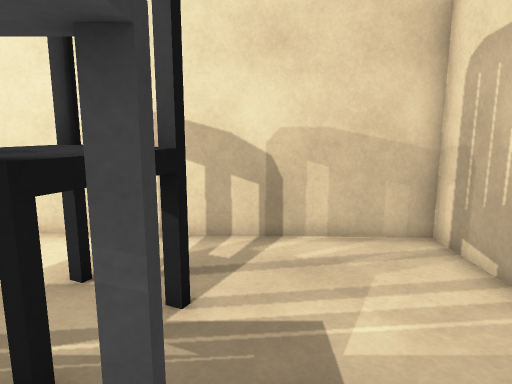
[1] (above)

16 first-person views from a walk through a 3-D level made in the Unity game engine. The camera is 1.4 m above the floor, tilts 10° down and sees 70° across. The floor is counted in squares, 0.5 m on a side. Each view is taken from the middle of a square. On the plan, view 1 faces up. The plan holds only what a view shows up to about 20 squares ahead; the rest is blank. The place goes on beyond the plan. The player is left out. Some animated figures are not drawn.

[2]
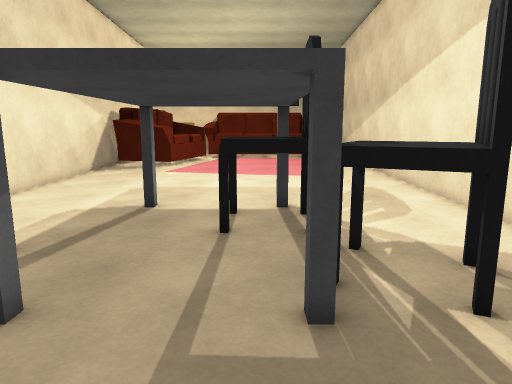

[3]
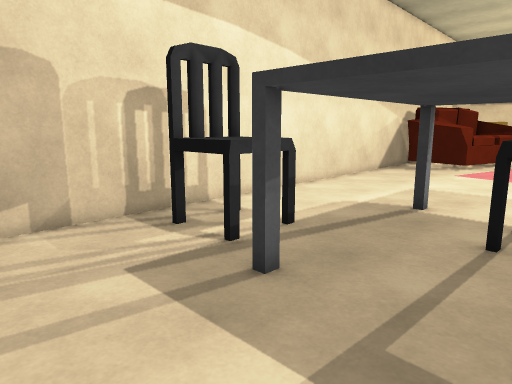

[4]
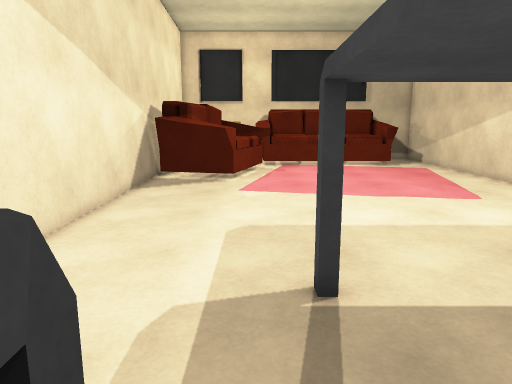

[5]
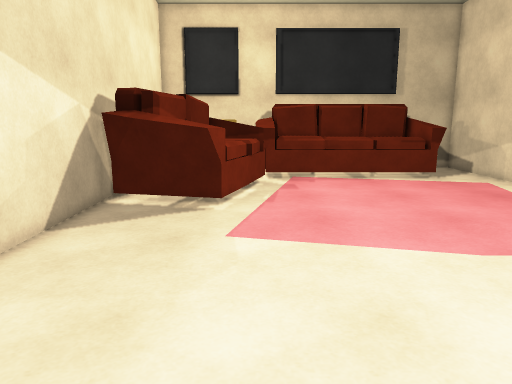

[6]
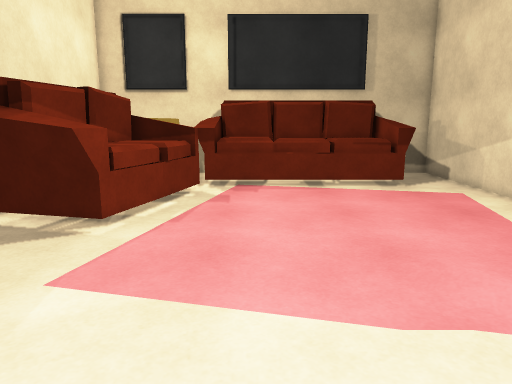

[7]
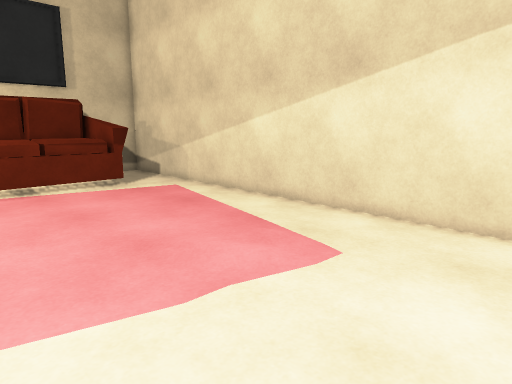

[8]
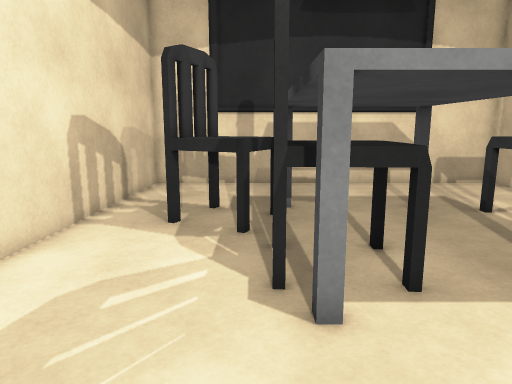

[9]
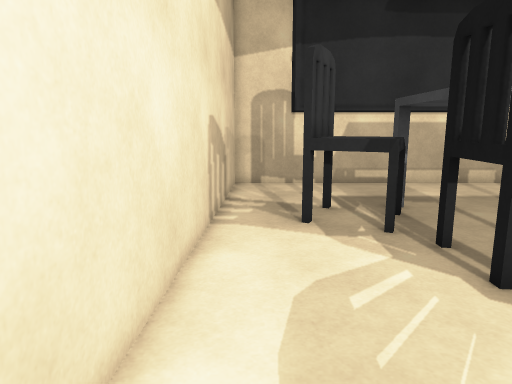

[10]
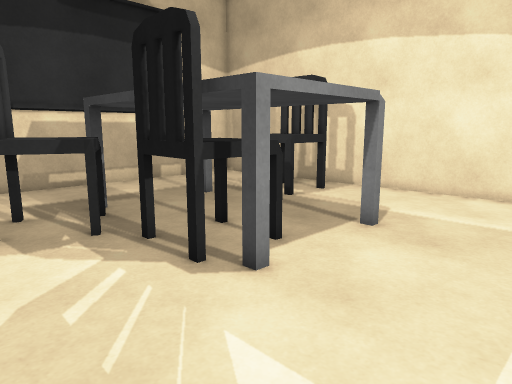

[11]
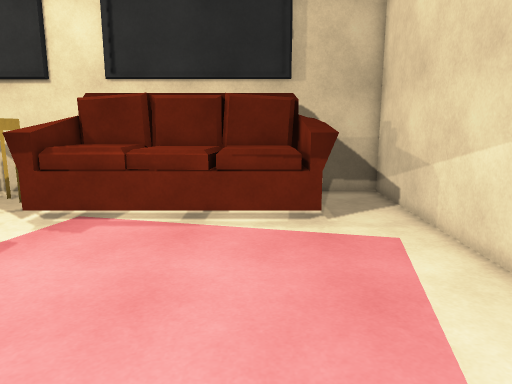

[12]
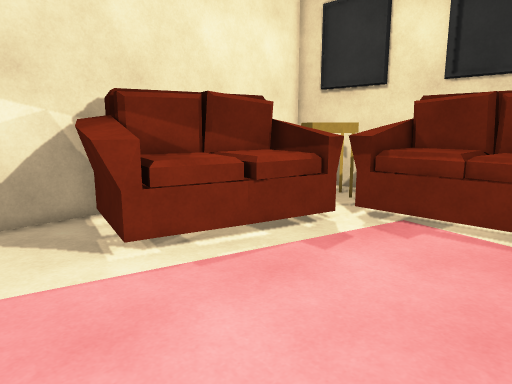

[13]
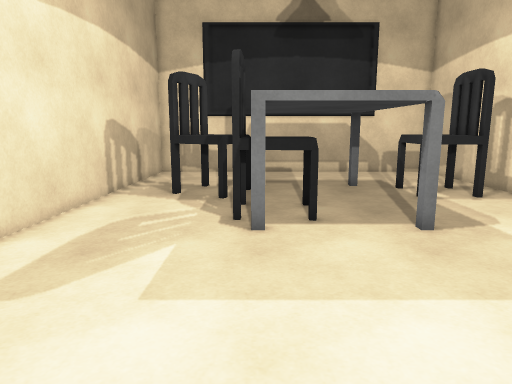

[14]
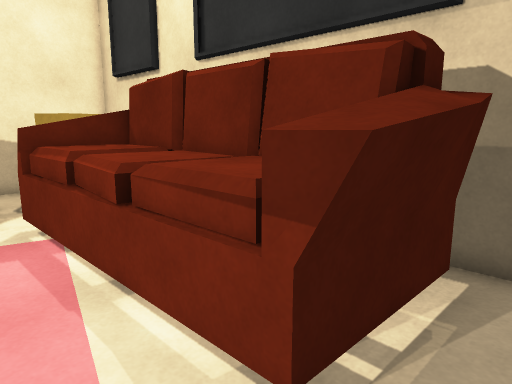

[15]
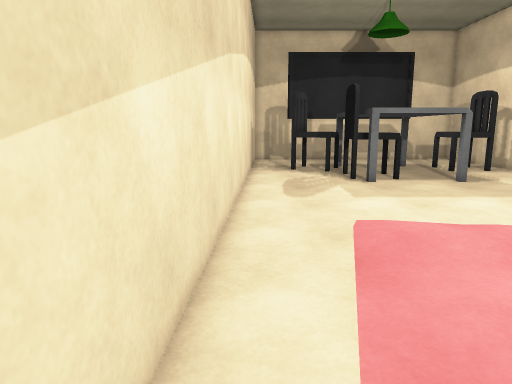

[16]
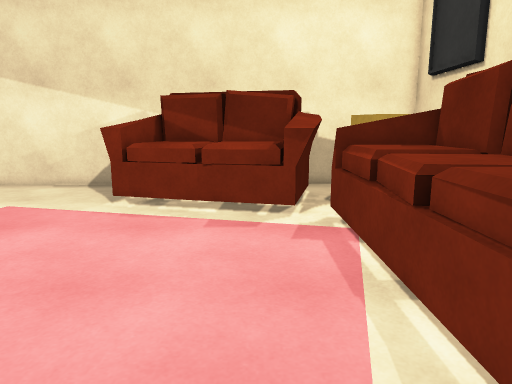

### Floor plan
Key: @ floor where view 1 was taken; # wall or solid block; x gap in a wall; . main floor; : floor 0.25 m higher than the main floor; = window, fence, low wall or low ledge; ^ raised ledge.
Columns run from 36 left of view 1 to 5 right of it. Each row starts with its distance up from view 1.
 11 #####
 10 #... ##########################
  9 #.............................############
  8 #........................................#
  7 ###^^^#..................................#
  6   #^^^=.........................^^x#.....#
  5   #^^^..........................^^^#.....#
  4   #^^^=..........:..........#x#.^.^......#
  3   #^^^=....................#^^^^..##.....#
  2   #^^^=.....................^ ^^.........#
  1   #^^^=.....................^^^^.........#
  0    #^^=.............................@....#
 -1    #^^=..................................#
 -2    #^^#....................#.......#.....#
 -3    #^^^^^^^..............................#
 -4    ## ^^^^^^^#..................^^^......#
 -5     ###^^^^^^^..................^^^......#
 -6       ####^^^^..................^x^......#
 -7            ###...........................#
 -8             ##........... ################
 -9              #############

Positions as (right, up) in squares from view 1, and headings:
1: (0, 0), facing up
2: (4, 2), facing left
3: (4, 3), facing down-left
4: (-3, -3), facing left
5: (-10, -3), facing left
6: (-13, 0), facing left
7: (-13, -1), facing up-left
8: (-14, 4), facing right
9: (-14, 8), facing right
10: (-14, 8), facing down-right
11: (-19, 5), facing left
12: (-19, 4), facing down-left
13: (-19, 3), facing right
14: (-28, 9), facing down-left
15: (-28, 9), facing right
16: (-28, 9), facing down
